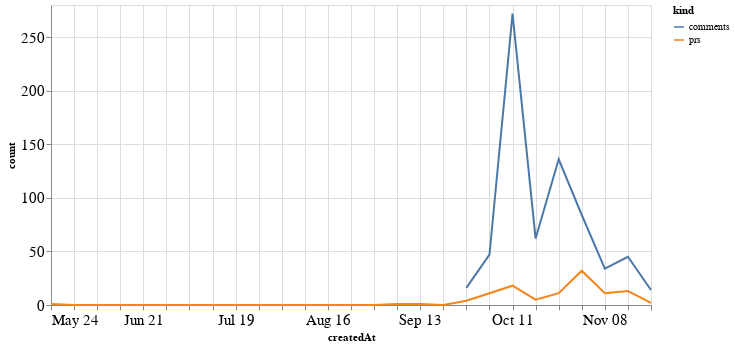

Notebook code for this chart:
### Code cell
alt.Chart(total_time, width=600).mark_line().encode(
    x='createdAt',
    y='count',
    color='kind'
)

### Figure 1 — Vega-Lite specification as saved in the notebook (floating-point values rounded to 4 significant figures)
{"config": {"axisLeft": {"labelFontSize": 15}, "axisBottom": {"labelFontSize": 15}}, "data": {"name": "data-6613e4c9526f114fb01a9bbd51fc0a31"}, "mark": "line", "encoding": {"color": {"type": "nominal", "field": "kind"}, "x": {"type": "temporal", "field": "createdAt"}, "y": {"type": "quantitative", "field": "count"}}, "width": 600, "$schema": "https://vega.github.io/schema/vega-lite/v4.8.1.json", "datasets": {"data-6613e4c9526f114fb01a9bbd51fc0a31": [{"createdAt": "2020-05-24T00:00:00", "kind": "prs", "count": 1.0}, {"createdAt": "2020-05-31T00:00:00", "kind": "prs", "count": 0.0}, {"createdAt": "2020-06-07T00:00:00", "kind": "prs", "count": 0.0}, {"createdAt": "2020-06-14T00:00:00", "kind": "prs", "count": 0.0}, {"createdAt": "2020-06-21T00:00:00", "kind": "prs", "count": 0.0}, {"createdAt": "2020-06-28T00:00:00", "kind": "prs", "count": 0.0}, {"createdAt": "2020-07-05T00:00:00", "kind": "prs", "count": 0.0}, {"createdAt": "2020-07-12T00:00:00", "kind": "prs", "count": 0.0}, {"createdAt": "2020-07-19T00:00:00", "kind": "prs", "count": 0.0}, {"createdAt": "2020-07-26T00:00:00", "kind": "prs", "count": 0.0}, {"createdAt": "2020-08-02T00:00:00", "kind": "prs", "count": 0.0}, {"createdAt": "2020-08-09T00:00:00", "kind": "prs", "count": 0.0}, {"createdAt": "2020-08-16T00:00:00", "kind": "prs", "count": 0.0}, {"createdAt": "2020-08-23T00:00:00", "kind": "prs", "count": 0.0}, {"createdAt": "2020-08-30T00:00:00", "kind": "prs", "count": 0.0}, {"createdAt": "2020-09-06T00:00:00", "kind": "prs", "count": 1.0}, {"createdAt": "2020-09-13T00:00:00", "kind": "prs", "count": 1.0}, {"createdAt": "2020-09-20T00:00:00", "kind": "prs", "count": 0.0}, {"createdAt": "2020-09-27T00:00:00", "kind": "prs", "count": 4.0}, {"createdAt": "2020-10-04T00:00:00", "kind": "prs", "count": 11.0}, {"createdAt": "2020-10-11T00:00:00", "kind": "prs", "count": 18.0}, {"createdAt": "2020-10-18T00:00:00", "kind": "prs", "count": 5.0}, {"createdAt": "2020-10-25T00:00:00", "kind": "prs", "count": 11.0}, {"createdAt": "2020-11-01T00:00:00", "kind": "prs", "count": 32.0}, {"createdAt": "2020-11-08T00:00:00", "kind": "prs", "count": 11.0}, {"createdAt": "2020-11-15T00:00:00", "kind": "prs", "count": 13.0}, {"createdAt": "2020-11-22T00:00:00", "kind": "prs", "count": 2.0}, {"createdAt": "2020-05-24T00:00:00", "kind": "comments", "count": null}, {"createdAt": "2020-05-31T00:00:00", "kind": "comments", "count": null}, {"createdAt": "2020-06-07T00:00:00", "kind": "comments", "count": null}, {"createdAt": "2020-06-14T00:00:00", "kind": "comments", "count": null}, {"createdAt": "2020-06-21T00:00:00", "kind": "comments", "count": null}, {"createdAt": "2020-06-28T00:00:00", "kind": "comments", "count": null}, {"createdAt": "2020-07-05T00:00:00", "kind": "comments", "count": null}, {"createdAt": "2020-07-12T00:00:00", "kind": "comments", "count": null}, {"createdAt": "2020-07-19T00:00:00", "kind": "comments", "count": null}, {"createdAt": "2020-07-26T00:00:00", "kind": "comments", "count": null}, {"createdAt": "2020-08-02T00:00:00", "kind": "comments", "count": null}, {"createdAt": "2020-08-09T00:00:00", "kind": "comments", "count": null}, {"createdAt": "2020-08-16T00:00:00", "kind": "comments", "count": null}, {"createdAt": "2020-08-23T00:00:00", "kind": "comments", "count": null}, {"createdAt": "2020-08-30T00:00:00", "kind": "comments", "count": null}, {"createdAt": "2020-09-06T00:00:00", "kind": "comments", "count": null}, {"createdAt": "2020-09-13T00:00:00", "kind": "comments", "count": null}, {"createdAt": "2020-09-20T00:00:00", "kind": "comments", "count": null}, {"createdAt": "2020-09-27T00:00:00", "kind": "comments", "count": 16.0}, {"createdAt": "2020-10-04T00:00:00", "kind": "comments", "count": 47.0}, {"createdAt": "2020-10-11T00:00:00", "kind": "comments", "count": 272.0}, {"createdAt": "2020-10-18T00:00:00", "kind": "comments", "count": 62.0}, {"createdAt": "2020-10-25T00:00:00", "kind": "comments", "count": 136.0}, {"createdAt": "2020-11-01T00:00:00", "kind": "comments", "count": 84.0}, {"createdAt": "2020-11-08T00:00:00", "kind": "comments", "count": 34.0}, {"createdAt": "2020-11-15T00:00:00", "kind": "comments", "count": 45.0}, {"createdAt": "2020-11-22T00:00:00", "kind": "comments", "count": 14.0}]}}
